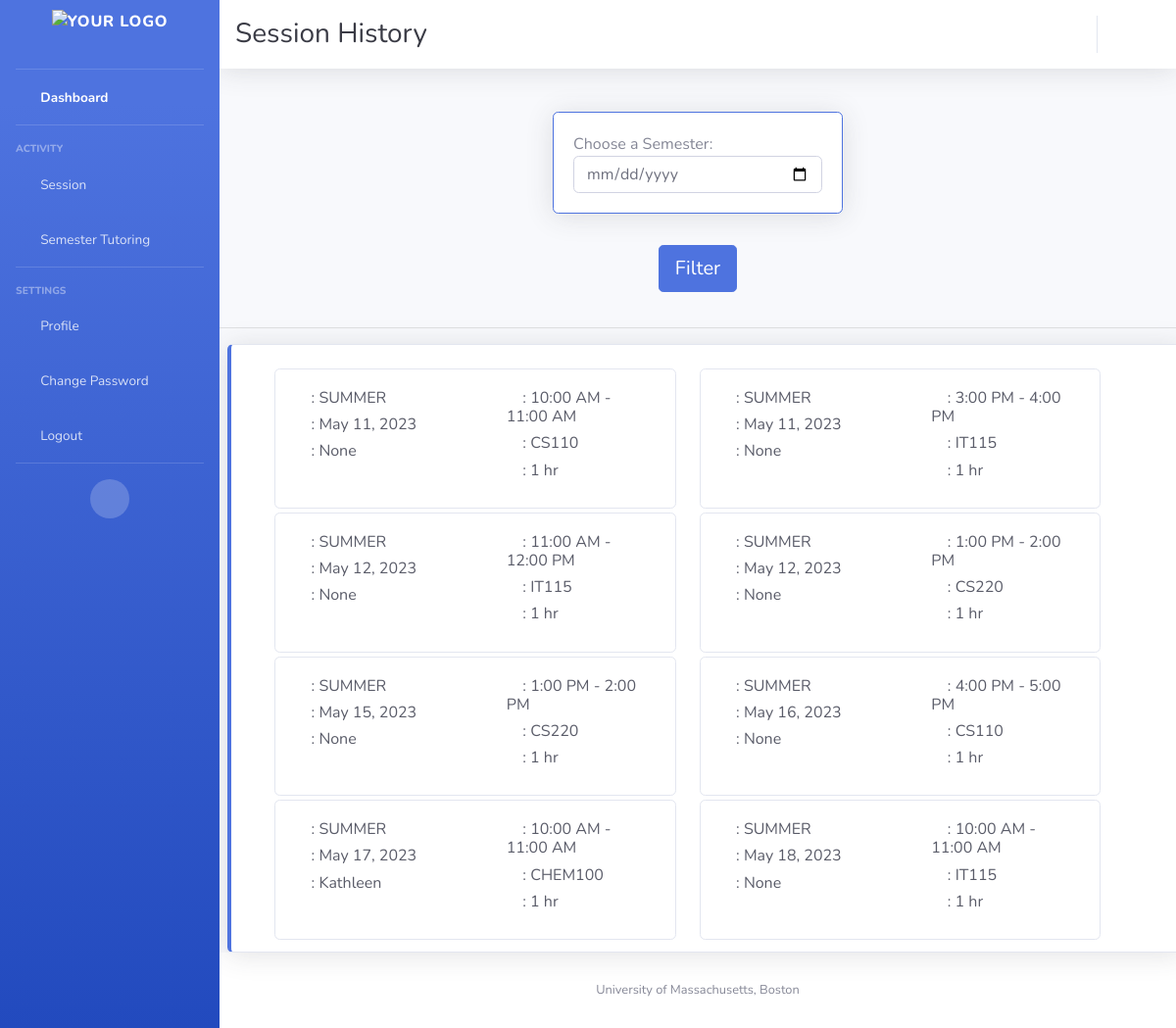
The app's page /session-hsitory/ (signed in) with its own data.
### appusers/models.py (models this page shows, shortened)
class Availability(models.Model):
    tutor = models.ForeignKey(Tutor, on_delete=models.CASCADE, null=True, blank=True, related_name='availabilities')
    date = models.DateField()
    timeblock = models.CharField(max_length=1, choices=TIMEBLOCK_CHOICES)
    booked_by = models.ForeignKey(Student, on_delete=models.SET_NULL, null=True, blank=True,
                                  related_name='booked_slots')
    course = models.ForeignKey(Course, on_delete=models.CASCADE)
    status = models.CharField(max_length=1, choices=STATUS_CHOICES)
    semester = models.CharField(max_length=25, null=True)

class Course(models.Model):
    c_name = models.CharField(max_length=100)
    c_code = models.CharField(max_length=50, unique=True, null=False)
    def __str__(self):
        return self.c_name

class Student(models.Model):
    user = models.OneToOneField(User, on_delete=models.CASCADE)
    ums_id = models.CharField(max_length=20, null=True, blank=True)
    courses = models.ManyToManyField(Course, related_name='students')
    no_shows = models.IntegerField(max_length=1, default=0)
    profile_picture = models.FileField(null=True, blank=True)
    def __str__(self):
        return self.user.username

### appusers/views.py (the view)
# urls.py: path('session-hsitory/', session_history, name='session_history'),
@login_required
def session_history(request):
    current_user = request.user
    today = date.today()
    slots = Availability.objects.all().order_by('date')
    try:
        student = current_user.student
        student_session_history = Availability.objects.filter(booked_by=student, date__lt=today).order_by('date')
    except Student.DoesNotExist:
        student_session_history = []
    try:
        tutor = current_user.tutor
        tutor_session_history = Availability.objects.filter(tutor=tutor, date__lt=today).order_by('date')
    except Tutor.DoesNotExist:
        tutor_session_history = []
    return render(request, 'session_history.html',
                  {'slots': slots, 'today': today,
                   'student_session_history': student_session_history,
                   'tutor_session_history': tutor_session_history,
                  })

### templates/session_history.html (shortened to what this page needs)
{% extends "base.html" %}
{% block top_heading %}
    <h1 class="h3 mb-0 text-gray-900">Session History</h1>
{% endblock %}
{% block content %}
    <div class="card-body">
        <form method="GET" id="filter-form">
            <div class="row justify-content-center">
                <div class="col-md-4 mb-3">
                    <div class="card border-primary shadow">
                        <div class="card-body">
                            <div class="d-flex align-items-center">
                                <label for="date-select" class="mr-3 mb-0">Choose a Semester:</label>
                                <i class="fas fa-calendar"></i>
                            </div>
                            <input type="date" name="date" id="date-select" class="form-control">
                        </div>
                    </div>
                </div>
                <div class="col-md-12 text-center">
                    <button type="submit" class="btn btn-toggle btn-primary btn-lg mt-3">Filter</button>
                </div>
            </div>
        </form>
    </div>
    <hr>
    {% if user.is_authenticated %}
        {% if request.user.tutor %}
            <div class="container-fluid card border-left-primary shadow py-2 mr-5 ml-2 mt-3">
            <div id="card-container" class="row row-cols-1 row-cols-md-2 overflow-auto mr-5 ml-2 mt-3" >
                {% for session in tutor_session_history %}
                    <div class="col mb-1">
                        <div class="card">
                            <div class="row g-0">
                                <div class="col-md-6">
                                    <div class="card-body text-gray-800">
                                        <div class="h6">
                                            <i class="fas fa-archive"></i>
                                            : {{ session.semester }}
                                        </div>
                                        <div class="h6">
                                            <i class="fas fa-calendar"></i>
                                            : {{ session.date }}
                                        </div>
                                        <div class="h6">
                                            <i class="fas fa-user-alt"></i>
                                            : {{ session.booked_by }}
                                        </div>
                                    </div>
                                </div>
                                <div class="col-md-6">
                                    <div class="card-body text-gray-800">
                                        <div class="h6">
                                            <i class="fas fa-clock"></i>
                                            : {{ session.get_timeblock_display }}
                                        </div>
                                        <div class="h6">
                                            <i class="fas fa-book"></i>
                                            : {{ session.course }}
                                        </div>
                                        <div class="h6">
                                            <i class="fas fa-user-clock"></i>
                                            : 1 hr
                                        </div>
                                    </div>
                                </div>
                            </div>
                       </div>
                    </div>
                    {% empty %}
                    <p>No sessions today.</p>
                {% endfor %}
            </div>
        </div>
        {% endif %}
    {% endif %}
{% endblock %}

### records on screen
Availability: semester "SUMMER", date "May 11, 2023", booked_by "None", timeblock "10:00 AM - 11:00 AM", course "CS110"
Availability: semester "SUMMER", date "May 11, 2023", booked_by "None", timeblock "3:00 PM - 4:00 PM", course "IT115"
Availability: semester "SUMMER", date "May 12, 2023", booked_by "None", timeblock "11:00 AM - 12:00 PM", course "IT115"
Availability: semester "SUMMER", date "May 12, 2023", booked_by "None", timeblock "1:00 PM - 2:00 PM", course "CS220"
Availability: semester "SUMMER", date "May 15, 2023", booked_by "None", timeblock "1:00 PM - 2:00 PM", course "CS220"
Availability: semester "SUMMER", date "May 16, 2023", booked_by "None", timeblock "4:00 PM - 5:00 PM", course "CS110"
Availability: semester "SUMMER", date "May 17, 2023", booked_by "Kathleen", timeblock "10:00 AM - 11:00 AM", course "CHEM100"
Availability: semester "SUMMER", date "May 18, 2023", booked_by "None", timeblock "10:00 AM - 11:00 AM", course "IT115"
